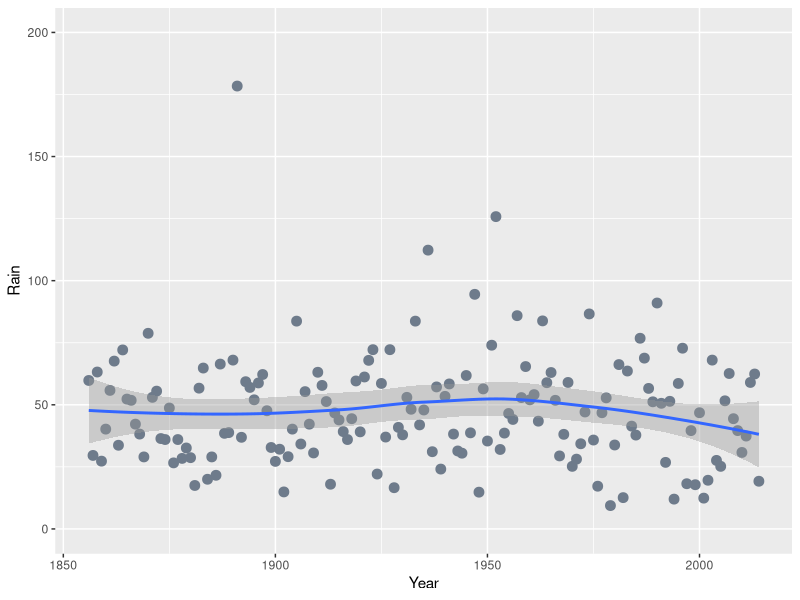

Reproduce this figure in R.
library(ggplot2)
data1<-read.csv("melbourne.csv", header = TRUE)

#Set month
mth <- 7

newdata <- data1[data1$Month %in% mth,]
aggdata <- aggregate(newdata$Rain ~ newdata$Year, data = newdata, sum, na.rm=TRUE)

newnames1 <- c("Year", "Rain")
colnames(aggdata) <- newnames1

#160 for past 2014 moths, 159 for coming 12014 month
aggdata <- aggdata[2:160,]


ggplot(aggdata, aes(Year,Rain)) + 
  geom_point(size = 3, colour = "lightsteelblue4") + 
  geom_smooth() + 
  ylim(0,200)

